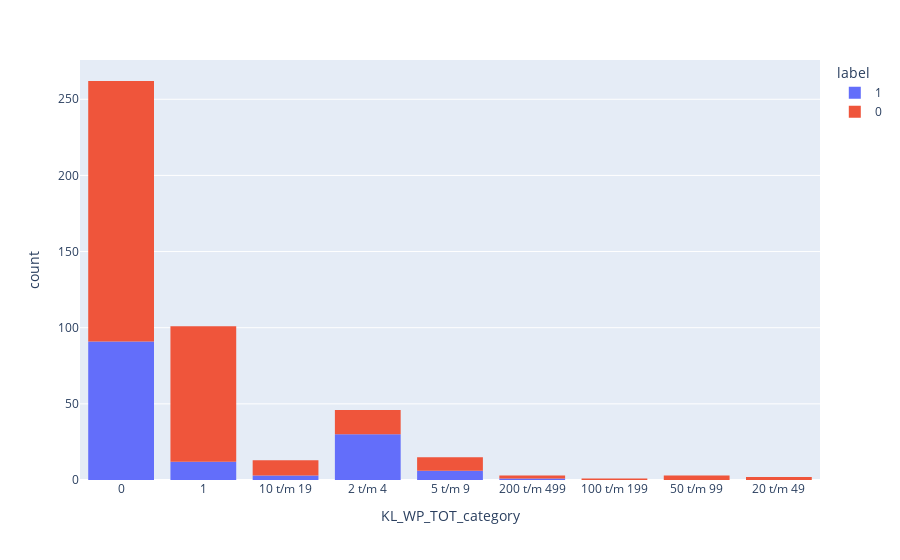

The code cell stored with this chart in its notebook:
### Code cell
def map_categories(value):
    if value == 1.0:
        return "0"
    elif value == 2.0:
        return "1"
    elif value == 3.0:
        return "2 t/m 4"
    elif value == 4.0:
        return "5 t/m 9"
    elif value == 5.0:
        return "10 t/m 19"
    elif value == 6.0:
        return "20 t/m 49"
    elif value == 7.0:
        return "50 t/m 99"
    elif value == 8.0:
        return "100 t/m 199"
    elif value == 9.0:
        return "200 t/m 499"
        
    else:
        return "Unknown"

#map numerical values in 'KL_WP_TOT' column to categories
df_explore['KL_WP_TOT_category'] = df_explore['KL_WP_TOT'].apply(map_categories)

fig = px.histogram(df_explore, x="KL_WP_TOT_category", color="label")
fig.update_layout(bargap=0.2)
fig.show()

### Figure 1 — Plotly figure (JSON) as saved in the notebook; plotly's stock layout.template omitted (floating-point values rounded to 4 significant figures; data arrays with more than 128 entries replaced by an {"elided": "..."} marker saying what was removed)
{"data": [{"alignmentgroup": "True", "bingroup": "x", "hovertemplate": "label=1<br>KL_WP_TOT_category=%{x}<br>count=%{y}<extra></extra>", "legendgroup": "1", "marker": {"color": "#636efa", "pattern": {"shape": ""}}, "name": "1", "offsetgroup": "1", "orientation": "v", "showlegend": true, "type": "histogram", "x": {"elided": "143 str values"}, "xaxis": "x", "yaxis": "y"}, {"alignmentgroup": "True", "bingroup": "x", "hovertemplate": "label=0<br>KL_WP_TOT_category=%{x}<br>count=%{y}<extra></extra>", "legendgroup": "0", "marker": {"color": "#EF553B", "pattern": {"shape": ""}}, "name": "0", "offsetgroup": "0", "orientation": "v", "showlegend": true, "type": "histogram", "x": {"elided": "303 str values"}, "xaxis": "x", "yaxis": "y"}], "layout": {"autosize": true, "bargap": 0.2, "barmode": "relative", "legend": {"title": {"text": "label"}, "tracegroupgap": 0}, "margin": {"t": 60}, "xaxis": {"anchor": "y", "autorange": true, "domain": [0, 1], "range": [-0.5, 8.5], "title": {"text": "KL_WP_TOT_category"}, "type": "category"}, "yaxis": {"anchor": "x", "autorange": true, "domain": [0, 1], "range": [0, 275.8], "title": {"text": "count"}}}}
